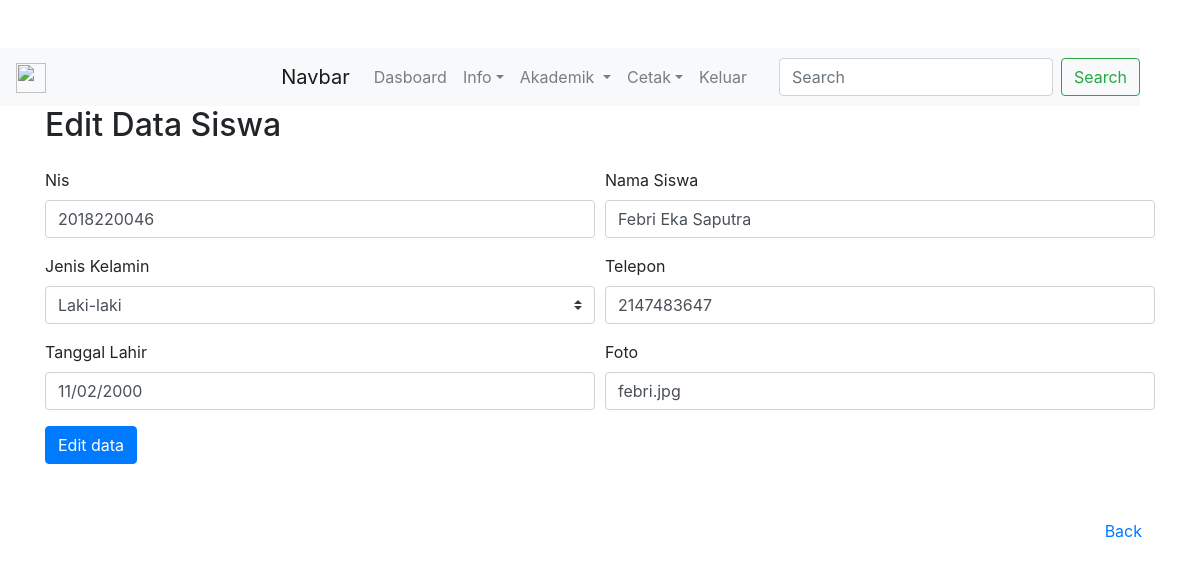
The app's page /siswa/editsiswa.php?id=2 with its own data.
### tables this page shows
CREATE TABLE `siswa` (
  `id` int(11) NOT NULL,
  `nis` varchar(20) NOT NULL,
  `nama_siswa` varchar(50) NOT NULL,
  `jenis_kelamin` varchar(20) NOT NULL,
  `telepon` int(20) NOT NULL,
  `tanggal_lahir` varchar(20) NOT NULL,
  `foto` varchar(11) NOT NULL
);

### siswa/editsiswa.php (the view, shortened to what this page needs)
<?php
require '../tes.php';
require '../conn.php';
$id= $_GET['id'];
$edit = mysqli_query($conn, "SELECT * FROM siswa WHERE id= $id");
$result = mysqli_fetch_assoc($edit);
?>
<!DOCTYPE html>
<html lang="en">
<head>
    <link rel="stylesheet" href="../css/bootstrap.min.css">
</head>
<body>
<body>
<div class="container">
<h2>Edit Data Siswa</h2>
<form class="mt-4" method="post" action="">
  <div class="form-row">
    <div class="form-group col-md-6">
      <label for="nis">Nis</label>
      <input type="text" name="nisS" class="form-control" id="nis" value="<?= $result['nis']?>">
    </div>
    <div class="form-group col-md-6">
      <label for="nameguru">Nama Siswa </label>
      <input type="text" name="namaS" class="form-control" id="namesiswa" value="<?= $result['nama_siswa']?>">
    </div>
    <div class="form-group col-md-6">
      <label>Jenis Kelamin </label>
    <select class="custom-select" name="jk">
  <option value="Laki"<?= $result['jenis_kelamin'] == "Laki" ?
    "selected" : ""?>>Laki-laki</option>
  </select>
  </div>
    <div class="form-group col-md-6">
      <label for="inputEmail4">Telepon</label>
      <input type="text"  name="telponS" class="form-control" id="inputEmail4" value="<?= $result['telepon']?>">
    </div>
  </div>
  <div class="form-row">
    <div class="form-group col-md-6">
      <label for="inputCity">Tanggal Lahir</label>
      <input type="text" name="tgllhrS" class="form-control" id="inputCity" value="<?= $result['tanggal_lahir']?>">
    </div>
    <div class="form-group col-md-6">
      <label for="inputZip">Foto</label>
      <input type="text" name="fotoS" class="form-control" id="inputZip" value="<?= $result['foto']?>">
    </div>
   </div>
  <button type="submit" name="submitG" class="btn btn-primary">Edit data</button>
</form>
<button type="button" class="btn btn-link mt-5 float-right" onclick="document.location.href='../tes.php';">Back</button>
</div>
</body>
</html>

### records on screen
siswa: nisS "2018220046", namaS "Febri Eka Saputra", jk "Laki-laki", telponS "2147483647", tgllhrS "11/02/2000", fotoS "febri.jpg"
